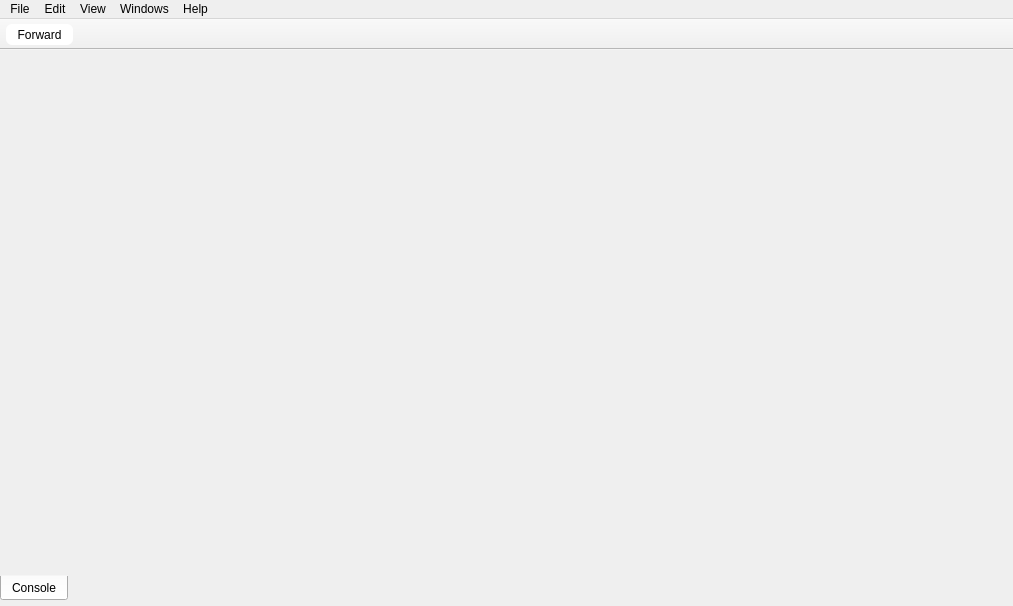
<?xml version="1.0" encoding="UTF-8"?>
<ui version="4.0">
 <class>MainWindow</class>
 <widget class="QMainWindow" name="MainWindow">
  <property name="geometry">
   <rect>
    <x>0</x>
    <y>0</y>
    <width>1013</width>
    <height>606</height>
   </rect>
  </property>
  <property name="sizePolicy">
   <sizepolicy hsizetype="Expanding" vsizetype="Expanding">
    <horstretch>0</horstretch>
    <verstretch>0</verstretch>
   </sizepolicy>
  </property>
  <property name="windowTitle">
   <string notr="true">Cutter</string>
  </property>
  <property name="styleSheet">
   <string notr="true">QHeaderView::section {
     padding: 3px;
     padding-left: 10px;
/*     border: 2px solid white;*/
}

QMainWindow &gt; QTabBar
{
    qproperty-drawBase: 0;
}

QMainWindow &gt; QTabBar::tab {
    border-bottom-color: #2180a9;
    border-top-left-radius: 0px;
    border-top-right-radius: 0px;
    min-width: 8ex;
    padding: 5px;
	margin-bottom: 3px;
	margin-top: 3px;
}

QMainWindow &gt; QTabBar::tab:selected {
    background: #2180a9;
    color: #FFFFFF;
}

QMainWindow &gt; QTabBar::tab:hover {
    background: #2180a9;      /* #3C879E; */
    color: #FFFFFF;
}

QDockWidget::title {
    text-align: center;
}

QToolTip {
	background-color: #444;
	border: 3px solid #444;
	color: rgb(232, 232, 232);
	font: 11pt &quot;Monaco&quot;;
}
/*
QDockWidget::title {
	background: rgb(64, 66, 68);
}

QDockWidget {
	color: rgb(232, 232, 232);
}
*/</string>
  </property>
  <property name="documentMode">
   <bool>false</bool>
  </property>
  <property name="dockNestingEnabled">
   <bool>true</bool>
  </property>
  <widget class="QWidget" name="centralWidget">
   <property name="sizePolicy">
    <sizepolicy hsizetype="Preferred" vsizetype="Maximum">
     <horstretch>0</horstretch>
     <verstretch>0</verstretch>
    </sizepolicy>
   </property>
   <layout class="QVBoxLayout" name="verticalLayout_10">
    <property name="leftMargin">
     <number>0</number>
    </property>
    <property name="topMargin">
     <number>0</number>
    </property>
    <property name="rightMargin">
     <number>0</number>
    </property>
    <property name="bottomMargin">
     <number>5</number>
    </property>
    <item>
     <widget class="QTabWidget" name="centralTabWidget">
      <property name="sizePolicy">
       <sizepolicy hsizetype="Expanding" vsizetype="Preferred">
        <horstretch>0</horstretch>
        <verstretch>0</verstretch>
       </sizepolicy>
      </property>
      <property name="styleSheet">
       <string notr="true">QTabWidget::pane { /* The tab widget frame */
border-top: 0px;
}</string>
      </property>
      <property name="tabPosition">
       <enum>QTabWidget::South</enum>
      </property>
      <property name="currentIndex">
       <number>0</number>
      </property>
      <property name="usesScrollButtons">
       <bool>false</bool>
      </property>
      <property name="documentMode">
       <bool>false</bool>
      </property>
      <property name="tabsClosable">
       <bool>false</bool>
      </property>
      <widget class="QWidget" name="tab">
       <property name="sizePolicy">
        <sizepolicy hsizetype="Preferred" vsizetype="Preferred">
         <horstretch>0</horstretch>
         <verstretch>0</verstretch>
        </sizepolicy>
       </property>
       <attribute name="title">
        <string notr="true">Console</string>
       </attribute>
       <layout class="QVBoxLayout" name="tabVerticalLayout">
        <property name="spacing">
         <number>0</number>
        </property>
        <property name="sizeConstraint">
         <enum>QLayout::SetNoConstraint</enum>
        </property>
        <property name="leftMargin">
         <number>0</number>
        </property>
        <property name="topMargin">
         <number>0</number>
        </property>
        <property name="rightMargin">
         <number>0</number>
        </property>
        <property name="bottomMargin">
         <number>0</number>
        </property>
       </layout>
      </widget>
     </widget>
    </item>
   </layout>
  </widget>
  <widget class="QMenuBar" name="menuBar">
   <property name="geometry">
    <rect>
     <x>0</x>
     <y>0</y>
     <width>1013</width>
     <height>20</height>
    </rect>
   </property>
   <property name="defaultUp">
    <bool>false</bool>
   </property>
   <property name="nativeMenuBar">
    <bool>true</bool>
   </property>
   <widget class="QMenu" name="menuFile">
    <property name="geometry">
     <rect>
      <x>346</x>
      <y>97</y>
      <width>148</width>
      <height>238</height>
     </rect>
    </property>
    <property name="title">
     <string>File</string>
    </property>
    <addaction name="actionNew"/>
    <addaction name="actionOpen"/>
    <addaction name="separator"/>
    <addaction name="actionAnalyze"/>
    <addaction name="actionImportPDB"/>
    <addaction name="separator"/>
    <addaction name="actionSave"/>
    <addaction name="actionSaveAs"/>
    <addaction name="separator"/>
    <addaction name="actionRun_Script"/>
    <addaction name="separator"/>
    <addaction name="actionQuit"/>
   </widget>
   <widget class="QMenu" name="menuView">
    <property name="title">
     <string>View</string>
    </property>
    <property name="tabsOnTop" stdset="0">
     <bool>false</bool>
    </property>
    <addaction name="actionRefresh_contents"/>
    <addaction name="separator"/>
    <addaction name="actionDefault"/>
    <addaction name="actionReset_settings"/>
    <addaction name="separator"/>
    <addaction name="actionLock"/>
    <addaction name="actionTabs_on_Top"/>
    <addaction name="separator"/>
    <addaction name="actionPreferences"/>
   </widget>
   <widget class="QMenu" name="menuHelp">
    <property name="title">
     <string>Help</string>
    </property>
    <addaction name="actionAbout"/>
   </widget>
   <widget class="QMenu" name="menuEdit">
    <property name="title">
     <string>Edit</string>
    </property>
    <addaction name="actionUndoSeek"/>
    <addaction name="actionRedoSeek"/>
   </widget>
   <widget class="QMenu" name="menuWindows">
    <property name="title">
     <string>Windows</string>
    </property>
    <addaction name="actionDashboard"/>
    <addaction name="separator"/>
    <addaction name="actionDisassembly"/>
    <addaction name="actionGraph"/>
    <addaction name="actionHexdump"/>
    <addaction name="actionPseudocode"/>
    <addaction name="actionSidebar"/>
    <addaction name="separator"/>
    <addaction name="actionEntrypoints"/>
    <addaction name="actionFunctions"/>
    <addaction name="actionClasses"/>
    <addaction name="actionImports"/>
    <addaction name="actionExports"/>
    <addaction name="actionSymbols"/>
    <addaction name="actionSDBBrowser"/>
    <addaction name="separator"/>
    <addaction name="actionRelocs"/>
    <addaction name="actionStrings"/>
    <addaction name="actionFlags"/>
    <addaction name="actionSections"/>
    <addaction name="separator"/>
    <addaction name="actionComments"/>
    <addaction name="actionNotepad"/>
    <addaction name="actionConsole"/>
    <addaction name="actionJupyter"/>
   </widget>
   <addaction name="menuFile"/>
   <addaction name="menuEdit"/>
   <addaction name="menuView"/>
   <addaction name="menuWindows"/>
   <addaction name="menuHelp"/>
  </widget>
  <widget class="QToolBar" name="mainToolBar">
   <property name="sizePolicy">
    <sizepolicy hsizetype="Preferred" vsizetype="Fixed">
     <horstretch>0</horstretch>
     <verstretch>0</verstretch>
    </sizepolicy>
   </property>
   <property name="contextMenuPolicy">
    <enum>Qt::DefaultContextMenu</enum>
   </property>
   <property name="windowTitle">
    <string notr="true">Main toolbar</string>
   </property>
   <property name="styleSheet">
    <string notr="true">QToolButton { /* all types of tool button */
    margin-bottom: 1px;
    margin-top: 1px;
    margin-left: 2px;
    margin-right: 2px;
    padding: 2px;
    padding-left: 7px;
    padding-right: 7px;
	background-color: palette(light);
    border-radius: 6px;
}

QToolButton:pressed {
	background-color: palette(dark);
}</string>
   </property>
   <property name="movable">
    <bool>false</bool>
   </property>
   <property name="iconSize">
    <size>
     <width>18</width>
     <height>18</height>
    </size>
   </property>
   <property name="toolButtonStyle">
    <enum>Qt::ToolButtonIconOnly</enum>
   </property>
   <attribute name="toolBarArea">
    <enum>TopToolBarArea</enum>
   </attribute>
   <attribute name="toolBarBreak">
    <bool>false</bool>
   </attribute>
   <addaction name="actionForward"/>
  </widget>
  <action name="actionDefault">
   <property name="text">
    <string>Reset Layout</string>
   </property>
   <property name="toolTip">
    <string>Reset layout</string>
   </property>
  </action>
  <action name="actionAbout">
   <property name="text">
    <string>About</string>
   </property>
  </action>
  <action name="actionNew">
   <property name="text">
    <string>New</string>
   </property>
   <property name="shortcut">
    <string>Ctrl+N</string>
   </property>
  </action>
  <action name="actionClose">
   <property name="text">
    <string>Close</string>
   </property>
  </action>
  <action name="actionSave_workspace">
   <property name="text">
    <string>Save layout</string>
   </property>
   <property name="toolTip">
    <string>Save layout</string>
   </property>
  </action>
  <action name="actionDocumentation">
   <property name="text">
    <string>Documentation</string>
   </property>
  </action>
  <action name="actionOpen">
   <property name="text">
    <string>Open</string>
   </property>
   <property name="shortcut">
    <string>Ctrl+O</string>
   </property>
  </action>
  <action name="actionSave">
   <property name="text">
    <string>Save</string>
   </property>
   <property name="shortcut">
    <string>Ctrl+S</string>
   </property>
  </action>
  <action name="actionUndoSeek">
   <property name="text">
    <string>Undo Seek</string>
   </property>
  </action>
  <action name="actionRedoSeek">
   <property name="text">
    <string>Redo Seek</string>
   </property>
  </action>
  <action name="actionCut">
   <property name="text">
    <string>Cut</string>
   </property>
  </action>
  <action name="actionCopy">
   <property name="text">
    <string>Copy</string>
   </property>
  </action>
  <action name="actionPaste">
   <property name="text">
    <string>Paste</string>
   </property>
  </action>
  <action name="actionDelete">
   <property name="text">
    <string>Delete</string>
   </property>
  </action>
  <action name="actionSelect_all">
   <property name="text">
    <string>Select all</string>
   </property>
   <property name="toolTip">
    <string>Select all</string>
   </property>
  </action>
  <action name="actionFind">
   <property name="text">
    <string>Find</string>
   </property>
  </action>
  <action name="actionFind_next">
   <property name="text">
    <string>Find next</string>
   </property>
   <property name="toolTip">
    <string>Find next</string>
   </property>
  </action>
  <action name="actionFind_previous">
   <property name="text">
    <string>Find previous</string>
   </property>
   <property name="toolTip">
    <string>Find previous</string>
   </property>
  </action>
  <action name="actionBack">
   <property name="icon">
    <iconset resource="resources.qrc">
     <normaloff>:/img/icons/arrow_left.svg</normaloff>:/img/icons/arrow_left.svg</iconset>
   </property>
   <property name="text">
    <string>Back</string>
   </property>
   <property name="toolTip">
    <string>Go back</string>
   </property>
  </action>
  <action name="actionForward">
   <property name="icon">
    <iconset resource="resources.qrc">
     <normaloff>:/img/icons/arrow_right.svg</normaloff>:/img/icons/arrow_right.svg</iconset>
   </property>
   <property name="text">
    <string>Forward</string>
   </property>
  </action>
  <action name="actionLock">
   <property name="checkable">
    <bool>true</bool>
   </property>
   <property name="checked">
    <bool>true</bool>
   </property>
   <property name="text">
    <string>Unlock Panels</string>
   </property>
   <property name="toolTip">
    <string>Toggle panel locks</string>
   </property>
   <property name="iconVisibleInMenu">
    <bool>false</bool>
   </property>
  </action>
  <action name="actionLockUnlock">
   <property name="checkable">
    <bool>true</bool>
   </property>
   <property name="icon">
    <iconset resource="resources.qrc">
     <normaloff>:/unlock</normaloff>:/unlock</iconset>
   </property>
   <property name="text">
    <string>Lock/Unlock</string>
   </property>
   <property name="toolTip">
    <string>Lock/Unlock</string>
   </property>
  </action>
  <action name="actionStrings">
   <property name="checkable">
    <bool>true</bool>
   </property>
   <property name="text">
    <string>Strings</string>
   </property>
   <property name="toolTip">
    <string>Show/Hide Strings panel</string>
   </property>
  </action>
  <action name="actionSections">
   <property name="checkable">
    <bool>true</bool>
   </property>
   <property name="text">
    <string>Sections</string>
   </property>
   <property name="toolTip">
    <string>Show/Hide Sections panel</string>
   </property>
  </action>
  <action name="actionFunctions">
   <property name="checkable">
    <bool>true</bool>
   </property>
   <property name="text">
    <string>Functions</string>
   </property>
   <property name="toolTip">
    <string>Show/Hide Functions panel</string>
   </property>
  </action>
  <action name="actionImports">
   <property name="checkable">
    <bool>true</bool>
   </property>
   <property name="text">
    <string>Imports</string>
   </property>
   <property name="toolTip">
    <string>Show/Hide Imports panel</string>
   </property>
  </action>
  <action name="actionSymbols">
   <property name="checkable">
    <bool>true</bool>
   </property>
   <property name="text">
    <string>Symbols</string>
   </property>
   <property name="toolTip">
    <string>Show/Hide Symbols panel</string>
   </property>
  </action>
  <action name="actionRelocs">
   <property name="checkable">
    <bool>true</bool>
   </property>
   <property name="text">
    <string>Relocs</string>
   </property>
   <property name="toolTip">
    <string>Show/Hide Relocs panel</string>
   </property>
  </action>
  <action name="actionFlags">
   <property name="checkable">
    <bool>true</bool>
   </property>
   <property name="text">
    <string>Flags</string>
   </property>
   <property name="toolTip">
    <string>Show/Hide Flags panel</string>
   </property>
  </action>
  <action name="actionMem">
   <property name="checkable">
    <bool>false</bool>
   </property>
   <property name="text">
    <string>Memory</string>
   </property>
   <property name="toolTip">
    <string>Show/Hide Memory panel</string>
   </property>
  </action>
  <action name="actionTheme">
   <property name="checkable">
    <bool>false</bool>
   </property>
   <property name="icon">
    <iconset resource="resources.qrc">
     <normaloff>:/img/icons/themes.svg</normaloff>:/img/icons/themes.svg</iconset>
   </property>
   <property name="text">
    <string>Theme</string>
   </property>
   <property name="autoRepeat">
    <bool>false</bool>
   </property>
   <property name="menuRole">
    <enum>QAction::PreferencesRole</enum>
   </property>
  </action>
  <action name="actionTabs">
   <property name="icon">
    <iconset resource="resources.qrc">
     <normaloff>:/img/icons/tabs.svg</normaloff>:/img/icons/tabs.svg</iconset>
   </property>
   <property name="text">
    <string>Tabs up/down</string>
   </property>
   <property name="toolTip">
    <string>Tabs up/down</string>
   </property>
  </action>
  <action name="actionRefresh_Panels">
   <property name="icon">
    <iconset resource="resources.qrc">
     <normaloff>:/img/icons/spin.svg</normaloff>:/img/icons/spin.svg</iconset>
   </property>
   <property name="text">
    <string>Refresh</string>
   </property>
  </action>
  <action name="actionComments">
   <property name="checkable">
    <bool>true</bool>
   </property>
   <property name="text">
    <string>Comments</string>
   </property>
   <property name="toolTip">
    <string>Show/Hide comments</string>
   </property>
  </action>
  <action name="actionTabs_on_Top">
   <property name="checkable">
    <bool>true</bool>
   </property>
   <property name="text">
    <string>Show Tabs at the Top</string>
   </property>
   <property name="toolTip">
    <string>Toggle tab position</string>
   </property>
  </action>
  <action name="actionDark_Theme">
   <property name="text">
    <string>Dark Theme</string>
   </property>
  </action>
  <action name="actionLoad_workspace">
   <property name="text">
    <string>Load layout</string>
   </property>
   <property name="toolTip">
    <string>Load layout</string>
   </property>
  </action>
  <action name="actionWhite_Theme">
   <property name="text">
    <string>Default Theme</string>
   </property>
  </action>
  <action name="actionBindiff">
   <property name="text">
    <string>Bindiff</string>
   </property>
  </action>
  <action name="actionSearch">
   <property name="text">
    <string>Search</string>
   </property>
  </action>
  <action name="actionAnalysis">
   <property name="text">
    <string>Analysis</string>
   </property>
  </action>
  <action name="actionTest_menu">
   <property name="text">
    <string>Test menu</string>
   </property>
  </action>
  <action name="actionHexCopy_Hexpair">
   <property name="text">
    <string>Copy hexpair</string>
   </property>
   <property name="toolTip">
    <string>Copy hexpair</string>
   </property>
  </action>
  <action name="actionHexCopy_Text">
   <property name="text">
    <string>Copy text</string>
   </property>
   <property name="toolTip">
    <string>Copy text</string>
   </property>
  </action>
  <action name="actionHexCopy_ASCII">
   <property name="text">
    <string>Copy ASCII</string>
   </property>
  </action>
  <action name="actionHexInsert_String">
   <property name="text">
    <string>Insert string</string>
   </property>
   <property name="toolTip">
    <string>Insert string</string>
   </property>
  </action>
  <action name="actionHexInsert_Hex">
   <property name="text">
    <string>Insert hex</string>
   </property>
   <property name="toolTip">
    <string>Insert hex</string>
   </property>
  </action>
  <action name="actionHexEdit">
   <property name="text">
    <string>Edit</string>
   </property>
  </action>
  <action name="actionHexPaste">
   <property name="text">
    <string>Paste</string>
   </property>
  </action>
  <action name="actionDisas_ShowHideBytes">
   <property name="text">
    <string>Show/Hide bytes</string>
   </property>
  </action>
  <action name="actionDisasSwitch_case">
   <property name="text">
    <string>Switch case</string>
   </property>
  </action>
  <action name="actionDisasCopy_All">
   <property name="text">
    <string>Copy all</string>
   </property>
   <property name="toolTip">
    <string>Copy all</string>
   </property>
  </action>
  <action name="actionDisasCopy_Bytes">
   <property name="text">
    <string>Copy bytes</string>
   </property>
   <property name="toolTip">
    <string>Copy bytes</string>
   </property>
  </action>
  <action name="actionDisasCopy_Disasm">
   <property name="text">
    <string>Copy disasm</string>
   </property>
   <property name="toolTip">
    <string>Copy disasm</string>
   </property>
  </action>
  <action name="actionDisplayOptions">
   <property name="text">
    <string>Copy disasm</string>
   </property>
   <property name="toolTip">
    <string>Copy disasm</string>
   </property>
  </action>
  <action name="actionStart_Web_Server">
   <property name="checkable">
    <bool>true</bool>
   </property>
   <property name="icon">
    <iconset resource="resources.qrc">
     <normaloff>:/img/icons/cloud.svg</normaloff>:/img/icons/cloud.svg</iconset>
   </property>
   <property name="text">
    <string>Start web server</string>
   </property>
   <property name="toolTip">
    <string>Start web server</string>
   </property>
  </action>
  <action name="action1column">
   <property name="text">
    <string>1</string>
   </property>
  </action>
  <action name="action2columns">
   <property name="text">
    <string>2</string>
   </property>
  </action>
  <action name="action4columns">
   <property name="text">
    <string>4</string>
   </property>
  </action>
  <action name="action8columns">
   <property name="text">
    <string>8</string>
   </property>
  </action>
  <action name="action16columns">
   <property name="text">
    <string>16</string>
   </property>
  </action>
  <action name="action32columns">
   <property name="text">
    <string>32</string>
   </property>
  </action>
  <action name="action64columns">
   <property name="text">
    <string>64</string>
   </property>
  </action>
  <action name="actionSyntax_AT_T_Intel">
   <property name="text">
    <string>Syntax AT&amp;T/Intel</string>
   </property>
  </action>
  <action name="actionFunctionsRename">
   <property name="text">
    <string>Rename</string>
   </property>
  </action>
  <action name="actionFunctionsUndefine">
   <property name="text">
    <string>Undefine</string>
   </property>
  </action>
  <action name="actionDisasRename">
   <property name="text">
    <string>Rename</string>
   </property>
  </action>
  <action name="actionDisasmUndefine">
   <property name="text">
    <string>Undefine</string>
   </property>
  </action>
  <action name="actionDisasAdd_comment">
   <property name="text">
    <string>Add comment</string>
   </property>
  </action>
  <action name="actionhide_bottomPannel">
   <property name="checkable">
    <bool>true</bool>
   </property>
   <property name="icon">
    <iconset resource="resources.qrc">
     <normaloff>:/img/icons/down.svg</normaloff>:/img/icons/down.svg</iconset>
   </property>
   <property name="text">
    <string>Show/Hide bottom pannel</string>
   </property>
   <property name="toolTip">
    <string>Show/Hide bottom pannel</string>
   </property>
  </action>
  <action name="actionSend_to_Notepad">
   <property name="text">
    <string>Send to Notepad</string>
   </property>
  </action>
  <action name="actionNotepad">
   <property name="checkable">
    <bool>true</bool>
   </property>
   <property name="text">
    <string>Notepad</string>
   </property>
  </action>
  <action name="actionSDBBrowser">
   <property name="checkable">
    <bool>true</bool>
   </property>
   <property name="text">
    <string>SDB Browser</string>
   </property>
  </action>
  <action name="actionRun_Script">
   <property name="text">
    <string>Run Script</string>
   </property>
  </action>
  <action name="actionDashboard">
   <property name="checkable">
    <bool>true</bool>
   </property>
   <property name="text">
    <string>Dashboard</string>
   </property>
   <property name="toolTip">
    <string>Show/Hide Dashboard panel</string>
   </property>
  </action>
  <action name="actionReset_settings">
   <property name="text">
    <string>Reset Settings</string>
   </property>
   <property name="toolTip">
    <string>Reset settings</string>
   </property>
  </action>
  <action name="actionQuit">
   <property name="text">
    <string>Quit</string>
   </property>
   <property name="shortcut">
    <string>Ctrl+Q</string>
   </property>
  </action>
  <action name="actionExports">
   <property name="checkable">
    <bool>true</bool>
   </property>
   <property name="text">
    <string>Exports</string>
   </property>
   <property name="toolTip">
    <string>Show/Hide Exports panel</string>
   </property>
  </action>
  <action name="actionRefresh_contents">
   <property name="text">
    <string>Refresh Contents</string>
   </property>
   <property name="toolTip">
    <string>Refresh contents</string>
   </property>
  </action>
  <action name="actionDisplay_Esil">
   <property name="checkable">
    <bool>true</bool>
   </property>
   <property name="text">
    <string>Show ESIL rather than assembly</string>
   </property>
  </action>
  <action name="actionDisplay_Pseudocode">
   <property name="checkable">
    <bool>true</bool>
   </property>
   <property name="text">
    <string>Show pseudocode rather than assembly</string>
   </property>
  </action>
  <action name="actionEntrypoints">
   <property name="checkable">
    <bool>true</bool>
   </property>
   <property name="text">
    <string>Entry Points</string>
   </property>
  </action>
  <action name="actionDisplay_Offsets">
   <property name="checkable">
    <bool>true</bool>
   </property>
   <property name="checked">
    <bool>true</bool>
   </property>
   <property name="text">
    <string>Display offsets</string>
   </property>
  </action>
  <action name="actionPreferences">
   <property name="text">
    <string>Preferences</string>
   </property>
  </action>
  <action name="actionSaveAs">
   <property name="text">
    <string>Save As...</string>
   </property>
  </action>
  <action name="actionTmp">
   <property name="text">
    <string>Tmp</string>
   </property>
  </action>
  <action name="actionDisassembly">
   <property name="checkable">
    <bool>true</bool>
   </property>
   <property name="text">
    <string>Disassembly</string>
   </property>
  </action>
  <action name="actionGraph">
   <property name="checkable">
    <bool>true</bool>
   </property>
   <property name="text">
    <string>Graph</string>
   </property>
  </action>
  <action name="actionPseudocode">
   <property name="checkable">
    <bool>true</bool>
   </property>
   <property name="text">
    <string>Pseudocode</string>
   </property>
  </action>
  <action name="actionHexdump">
   <property name="checkable">
    <bool>true</bool>
   </property>
   <property name="text">
    <string>Hexdump</string>
   </property>
  </action>
  <action name="actionSidebar">
   <property name="checkable">
    <bool>true</bool>
   </property>
   <property name="text">
    <string>Sidebar</string>
   </property>
  </action>
  <action name="actionConsole">
   <property name="checkable">
    <bool>true</bool>
   </property>
   <property name="text">
    <string>Console</string>
   </property>
  </action>
  <action name="actionClasses">
   <property name="checkable">
    <bool>true</bool>
   </property>
   <property name="text">
    <string>Classes</string>
   </property>
  </action>
  <action name="actionImportPDB">
   <property name="text">
    <string>Import PDB</string>
   </property>
  </action>
  <action name="actionAnalyze">
   <property name="text">
    <string>Analyze</string>
   </property>
  </action>
  <action name="actionJupyter">
   <property name="checkable">
    <bool>true</bool>
   </property>
   <property name="text">
    <string>Jupyter</string>
   </property>
  </action>
 </widget>
 <layoutdefault spacing="6" margin="11"/>
 <resources>
  <include location="resources.qrc"/>
 </resources>
 <connections/>
</ui>
